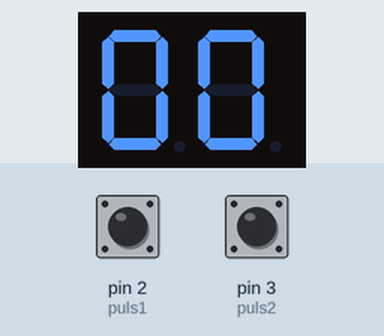
The sketch below on a simulated Arduino Uno, built with avr-gcc and run on an emulated ATmega328P. Shown: 2-digit seven-segment display. Wiring (inferred from the names in the program): 2-digit 7-segment display, segments lit when HIGH: segments pin 4, pin 5, pin 6, pin 7, pin 8, pin 9, pin 10; digit selects pin 11, pin 12. The inputs (shaded band) are chosen by the test bench; at power-on: pin 2 (puls1) LOW, pin 3 (puls2) LOW. The segment pins are drawn as the display they are named for.

Above: at 1.2 s.
1.3 s: pin 2 (puls1) pulled HIGH for 1 s
At 3.5 s:
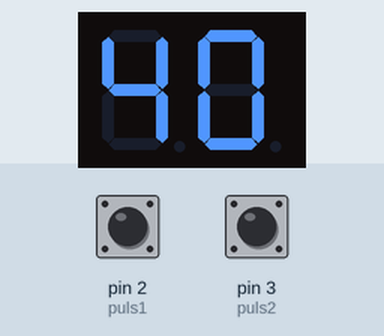
3.8 s: pin 3 (puls2) pulled HIGH for 3.2 s
At 7.7 s:
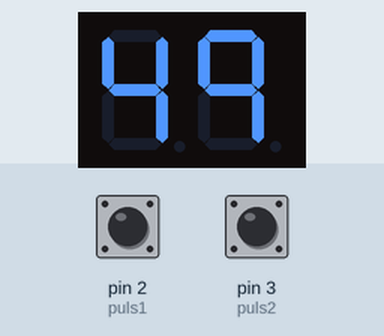
8.5 s: pin 3 (puls2) pulled HIGH for 0.15 s
At 9.8 s:
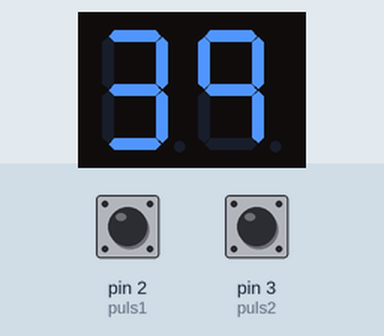
10.3 s: pin 2 (puls1) pulled HIGH for 3.2 s
At 13.9 s:
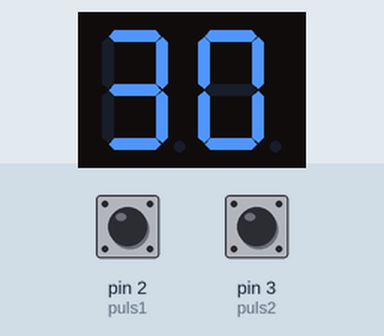
Timing chart, 0 to 15.4 s (numbered marks = the images above; inputs shaded):
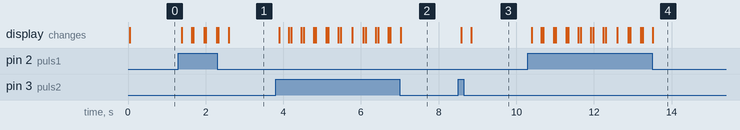

Measured:
- after the input at 1.3 s, the display: first changes after 0.08 s (image 1 shows a later state)
- after the input at 3.8 s, the display: first changes after 0.10 s (image 2 shows a later state)
- after the input at 8.5 s, the display: first changes after 0.08 s (image 3 shows a later state)
- after the input at 10.3 s, the display: first changes after 0.10 s (image 4 shows a later state)

The sketch:

TP1.ino
```cpp
int a=4;
int b=5;
int c=6;
int d=7;
int e=8;
int f=9;
int g=10;
int T1=11;
int T2=12;
int puls1=2;
int puls2=3;
int contador=0;


void CERO() {
   digitalWrite(a, HIGH);
   digitalWrite(b, HIGH);
   digitalWrite(c, HIGH);
   digitalWrite(d, HIGH);
   digitalWrite(e, HIGH);
   digitalWrite(f, HIGH);
   digitalWrite(g, LOW);


}
void UNO() {
   digitalWrite(a, LOW);
   digitalWrite(b, HIGH);
   digitalWrite(c, HIGH);
   digitalWrite(d, LOW);
   digitalWrite(e, LOW);
   digitalWrite(f, LOW);
   digitalWrite(g, LOW);
}
void DOS() {
   digitalWrite(a, HIGH);
   digitalWrite(b, HIGH);
   digitalWrite(c, LOW);
   digitalWrite(d, HIGH);
   digitalWrite(e, HIGH);
   digitalWrite(f, LOW);
   digitalWrite(g, HIGH);
}
void TRES() {
   digitalWrite(a, HIGH);
   digitalWrite(b, HIGH);
   digitalWrite(c, HIGH);
   digitalWrite(d, HIGH);
   digitalWrite(e, LOW);
   digitalWrite(f, LOW);
   digitalWrite(g, HIGH);
}
void CUATRO() {
   digitalWrite(a, LOW);
   digitalWrite(b, HIGH);
   digitalWrite(c, HIGH);
   digitalWrite(d, LOW);
   digitalWrite(e, LOW);
   digitalWrite(f, HIGH);
   digitalWrite(g, HIGH);
}
void CINCO() {
   digitalWrite(a, HIGH);
   digitalWrite(b, LOW);
   digitalWrite(c, HIGH);
   digitalWrite(d, HIGH);
   digitalWrite(e, LOW);
   digitalWrite(f, HIGH);
   digitalWrite(g, HIGH);
}
void SEIS() {
   digitalWrite(a, HIGH);
   digitalWrite(b, LOW);
   digitalWrite(c, HIGH);
   digitalWrite(d, HIGH);
   digitalWrite(e, HIGH);
   digitalWrite(f, HIGH);
   digitalWrite(g, HIGH);
}
void SIETE() {
   digitalWrite(a, HIGH);
   digitalWrite(b, HIGH);
   digitalWrite(c, HIGH);
   digitalWrite(d, LOW);
   digitalWrite(e, LOW);
   digitalWrite(f, LOW);
   digitalWrite(g, LOW);
}
void OCHO() {
   digitalWrite(a, HIGH);
   digitalWrite(b, HIGH);
   digitalWrite(c, HIGH);
   digitalWrite(d, HIGH);
   digitalWrite(e, HIGH);
   digitalWrite(f, HIGH);
   digitalWrite(g, HIGH);
}
void NUEVE() {
   digitalWrite(a, HIGH);
   digitalWrite(b, HIGH);
   digitalWrite(c, HIGH);
   digitalWrite(d, LOW);
   digitalWrite(e, LOW);
   digitalWrite(f, HIGH);
   digitalWrite(g, HIGH);
}
void mostrar(int n) {

   int decena=n/10;
   int unidad=n%10;
   digitalWrite(12, HIGH);
   digitalWrite(11, LOW);
   switch(unidad){
   case 0: CERO(); break;
   case 1: UNO(); break;
   case 2: DOS(); break;
   case 3: TRES(); break;
   case 4: CUATRO(); break;
   case 5: CINCO(); break;
   case 6: SEIS(); break;
   case 7: SIETE(); break;
   case 8: OCHO(); break;
   case 9: NUEVE(); break;
}
delay(10);
   digitalWrite(11, HIGH);
   digitalWrite(12, LOW);
   switch(decena){
   case 0: CERO(); break;
   case 1: UNO(); break;
   case 2: DOS(); break;
   case 3: TRES(); break;
   case 4: CUATRO(); break;
   case 5: CINCO(); break;
   case 6: SEIS(); break;
   case 7: SIETE(); break;
   case 8: OCHO(); break;
   case 9: NUEVE(); break;
   }
   delay(10);
   }
void setup() {
  // put your setup code here, to run once:
pinMode(puls1, INPUT);
pinMode(puls2, INPUT);
pinMode(a, OUTPUT);
pinMode(b, OUTPUT);
pinMode(c, OUTPUT);
pinMode(d, OUTPUT);
pinMode(e, OUTPUT);
pinMode(f, OUTPUT);
pinMode(g, OUTPUT);
pinMode(T1, OUTPUT);
pinMode(T2, OUTPUT);


}

void loop() {
  if (contador == -1){
   contador=99;
   }
     if (contador == 100){
   contador=0;
   }
if (digitalRead(puls1) == HIGH){
   contador++;
  delay(300);
}

  if (digitalRead(puls2) == HIGH){
   contador--;
    delay(300);
}
mostrar(contador);
}
```
